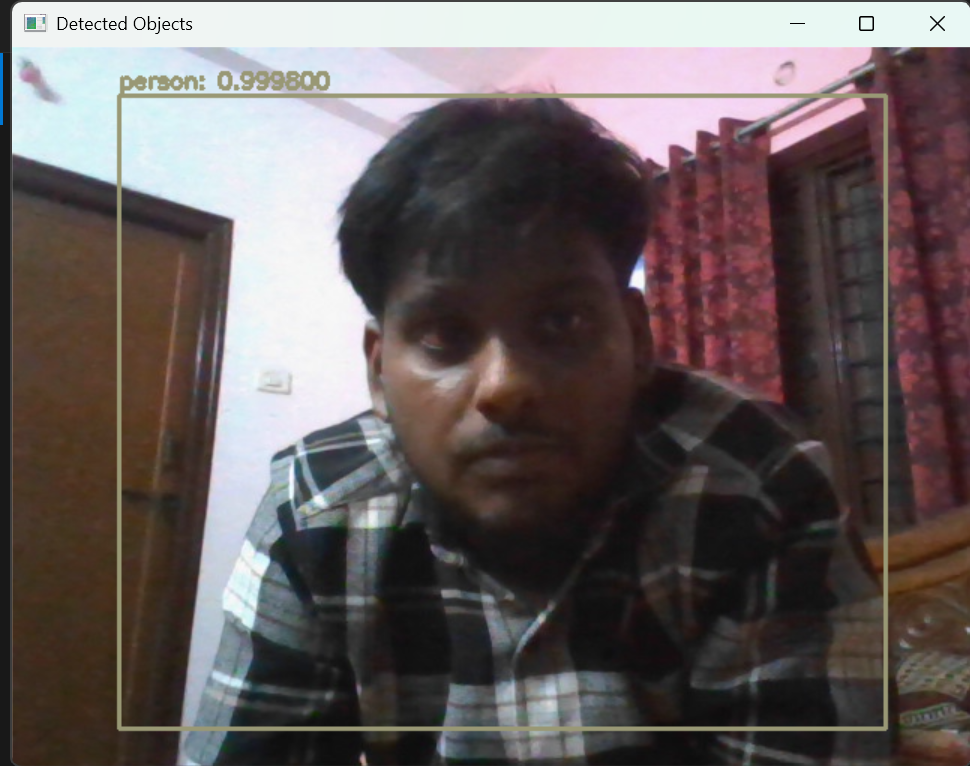
#> input picture testimage.png, 970 x 766 px
$ python ssmatrix.py
#> lines starting #> are read from the running program, lines starting #| are printed output that depends on the picture
import cv2
import numpy as np
from math import sqrt, log10

img = cv2.imread("testimage.png", 0)
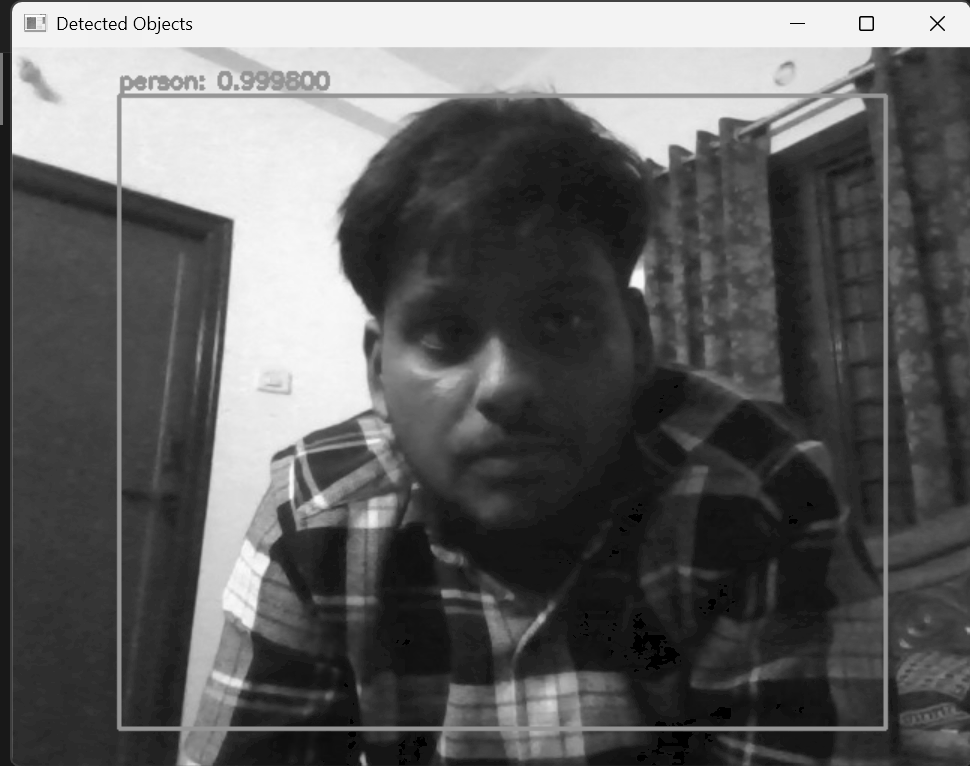
#> img: shape (766, 970); min 0, max 254, mean 97
ref = cv2.equalizeHist(img)
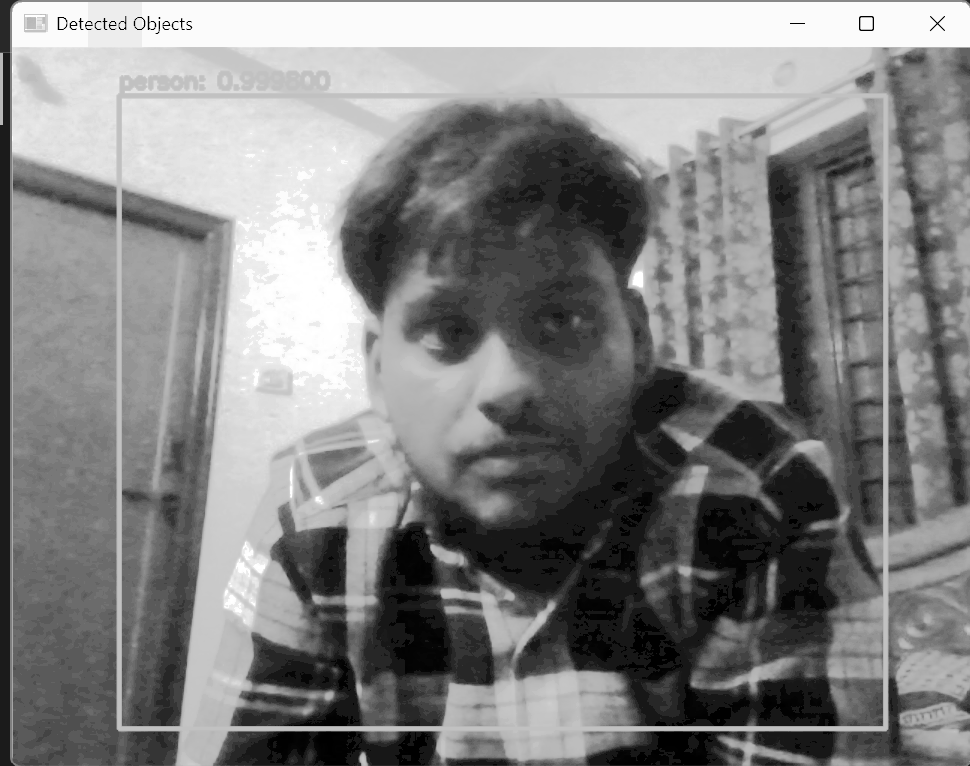
#> ref: shape (766, 970); min 0, max 255, mean 130.4

# Twilight Factor
mean = np.mean(img)
#> mean = 96.98
std = np.std(img)
#> std = 78.45
twilight = sqrt(mean * std)
#> twilight = 87.22

# SNR
signal = np.mean(img)
#> signal = 96.98
noise = np.std(img)
#> noise = 78.45
snr = 20 * log10(signal / noise) if noise != 0 else 0
#> snr = 1.84

# PSNR
mse = np.mean((img - ref) ** 2)
#> mse = 91.94
psnr = 10 * log10((255 ** 2) / mse) if mse != 0 else 0
#> psnr = 28.5

# Relative Brightness
brightness = np.mean(img) / 255
#> brightness = 0.38

print("\n--- Low Light Image Metrics (YOLOv3 Input) ---")
print(f"Twilight Factor     : {twilight:.2f}")
#| Twilight Factor     : 87.22
print(f"SNR (dB)            : {snr:.2f}")
#| SNR (dB)            : 1.84
print(f"PSNR (dB)           : {psnr:.2f}")
#| PSNR (dB)           : 28.50
print(f"Relative Brightness : {brightness:.2f}")
#| Relative Brightness : 0.38
